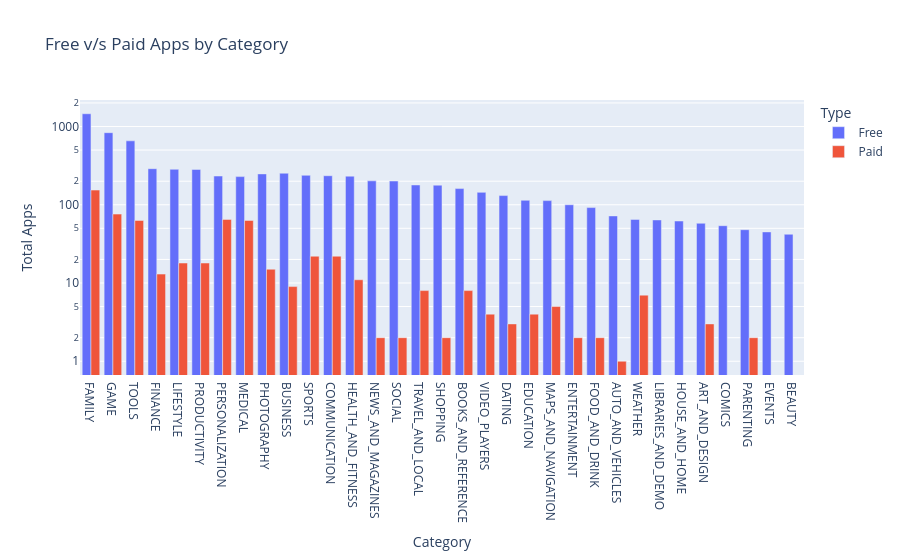

The notebook cell this image was saved under:
### Code cell
g_bar = px.bar(df_free_vs_paid, x = 'Category', y = 'App', title = 'Free v/s Paid Apps by Category', color = 'Type', barmode = 'group')

g_bar.update_layout(xaxis_title = 'Category', yaxis_title = 'Total Apps', xaxis = {'categoryorder': 'total descending'}, yaxis = dict(type='log'))

g_bar.show()

### Figure 1 — Plotly figure (JSON) as saved in the notebook; plotly's stock layout.template omitted (floating-point values rounded to 4 significant figures)
{"data": [{"alignmentgroup": "True", "hovertemplate": "Type=Free<br>Category=%{x}<br>App=%{y}<extra></extra>", "legendgroup": "Free", "marker": {"color": "#636efa", "pattern": {"shape": ""}}, "name": "Free", "offsetgroup": "Free", "orientation": "v", "showlegend": true, "textposition": "auto", "type": "bar", "x": ["ART_AND_DESIGN", "AUTO_AND_VEHICLES", "BEAUTY", "BOOKS_AND_REFERENCE", "BUSINESS", "COMICS", "COMMUNICATION", "DATING", "EDUCATION", "ENTERTAINMENT", "EVENTS", "FAMILY", "FINANCE", "FOOD_AND_DRINK", "GAME", "HEALTH_AND_FITNESS", "HOUSE_AND_HOME", "LIBRARIES_AND_DEMO", "LIFESTYLE", "MAPS_AND_NAVIGATION", "MEDICAL", "NEWS_AND_MAGAZINES", "PARENTING", "PERSONALIZATION", "PHOTOGRAPHY", "PRODUCTIVITY", "SHOPPING", "SOCIAL", "SPORTS", "TOOLS", "TRAVEL_AND_LOCAL", "VIDEO_PLAYERS", "WEATHER"], "xaxis": "x", "y": [58, 72, 42, 161, 253, 54, 235, 131, 114, 100, 45, 1456, 289, 92, 834, 232, 62, 64, 284, 113, 229, 202, 48, 233, 248, 283, 178, 201, 238, 656, 179, 144, 65], "yaxis": "y"}, {"alignmentgroup": "True", "hovertemplate": "Type=Paid<br>Category=%{x}<br>App=%{y}<extra></extra>", "legendgroup": "Paid", "marker": {"color": "#EF553B", "pattern": {"shape": ""}}, "name": "Paid", "offsetgroup": "Paid", "orientation": "v", "showlegend": true, "textposition": "auto", "type": "bar", "x": ["ART_AND_DESIGN", "AUTO_AND_VEHICLES", "BOOKS_AND_REFERENCE", "BUSINESS", "COMMUNICATION", "DATING", "EDUCATION", "ENTERTAINMENT", "FAMILY", "FINANCE", "FOOD_AND_DRINK", "GAME", "HEALTH_AND_FITNESS", "LIFESTYLE", "MAPS_AND_NAVIGATION", "MEDICAL", "NEWS_AND_MAGAZINES", "PARENTING", "PERSONALIZATION", "PHOTOGRAPHY", "PRODUCTIVITY", "SHOPPING", "SOCIAL", "SPORTS", "TOOLS", "TRAVEL_AND_LOCAL", "VIDEO_PLAYERS", "WEATHER"], "xaxis": "x", "y": [3, 1, 8, 9, 22, 3, 4, 2, 154, 13, 2, 76, 11, 18, 5, 63, 2, 2, 65, 15, 18, 2, 2, 22, 63, 8, 4, 7], "yaxis": "y"}], "layout": {"barmode": "group", "legend": {"title": {"text": "Type"}, "tracegroupgap": 0}, "title": {"text": "Free v/s Paid Apps by Category"}, "xaxis": {"anchor": "y", "categoryorder": "total descending", "domain": [0, 1], "title": {"text": "Category"}}, "yaxis": {"anchor": "x", "domain": [0, 1], "title": {"text": "Total Apps"}, "type": "log"}}}
